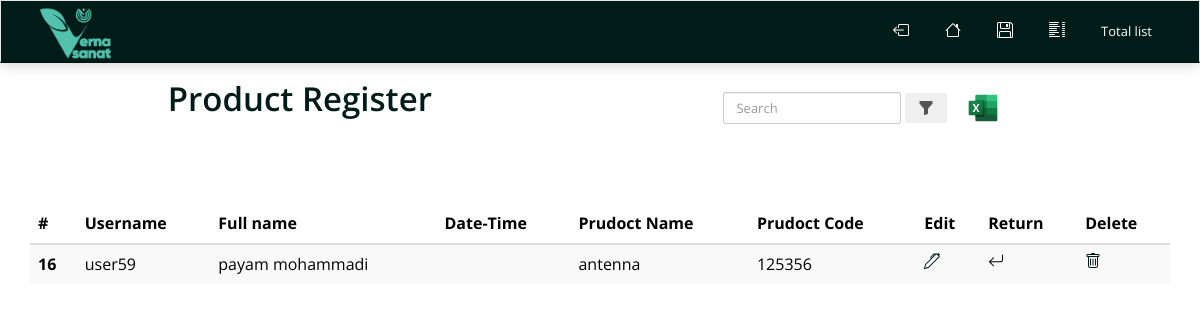
Before: /delivered-products/ (signed in) with the older database file.
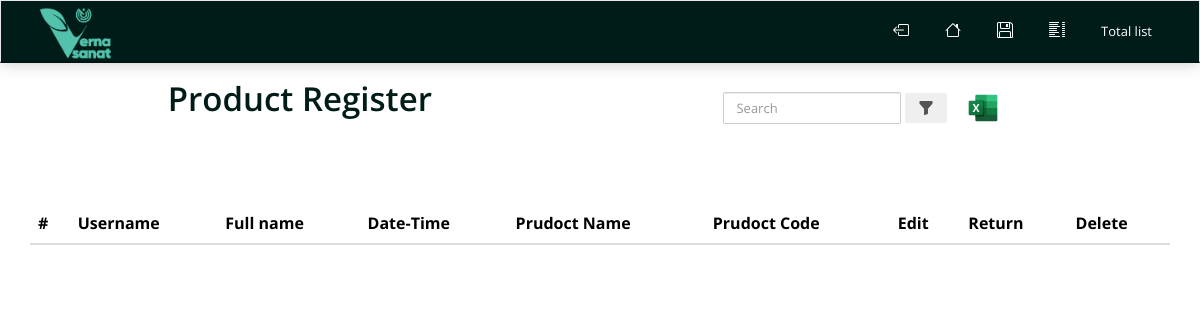
After: the same page with the newer database file.
### productRegister/models.py (models this page shows, shortened)
class productRegistrationModel(models.Model):
    user = models.ForeignKey(User,on_delete=models.CASCADE)
    first_last_name = models.CharField(max_length=200)
    prudoct_name = models.CharField(max_length=200)
    prudoct_code = models.CharField(max_length=200,blank=True,null=True)
    create = models.DateTimeField(auto_now=True)
    update = models.DateTimeField(auto_now_add=True)
    status = models.BooleanField(default=False)
    def get_jalali_date_create(self):
        return datetime2jalali(self.create)

### productRegister/views.py (the view)
# urls.py: path("delivered-products/",views.deliveredProducts,name="delivered-products"),
@login_required(login_url='/accounts/login/')
def deliveredProducts(request):
    if request.user.is_superuser:
        search_form_data = SearchBoxForm(request.GET)
        if search_form_data.is_valid():
            search_text_form = search_form_data.cleaned_data["search_text"]
            data = productRegistrationModel.objects.filter(Q(user__username__contains=search_text_form) | Q(first_last_name__contains=search_text_form) | Q(prudoct_name__contains=search_text_form) | Q(prudoct_code__contains=search_text_form))
        else:
            data = productRegistrationModel.objects.filter(status=False).order_by('-create')
        context = {"datas":data}
        return render(request,"productRegister/delivered-products.html",context)
    else:
        return redirect("productRegister:stop")

### productRegister/templates/productRegister/delivered-products.html (shortened to what this page needs)
{% block body %}
<div class="wrapper">
{% include "./header.html" %}
    <div class="container">
            <div style="display: flex;place-content: space-around;">
                <h1 style="color:#001C18">Product Register</h1>
                <nav class="navbar  navbar-light bg-light" style="margin-top: 1.5%;">
                  <div class="collapse navbar-collapse" id="navbarSupportedContent">
                    <form class="form-inline my-2 my-lg-0"  method="get">
                      <input class="form-control mr-sm-2" type="search" placeholder="Search" aria-label="Search" name="search_text">
                      <button class="btn btn-outline-success my-2 my-sm-0" type="submit"><svg xmlns="http://www.w3.org/2000/svg" width="16" height="16" fill="currentColor" class="bi bi-funnel-fill" viewBox="0 0 16 16">
                        <path d="M1.5 1.5A.5.5 0 0 1 2 1h12a.5.5 0 0 1 .5.5v2a.5.5 0 0 1-.128.334L10 8.692V13.5a.5.5 0 0 1-.342.474l-3 1A.5.5 0 0 1 6 14.5V8.692L1.628 3.834A.5.5 0 0 1 1.5 3.5z"/>
                      </svg></button>
                      <a class="btn btn-outline-success my-2 my-sm-0" href="{% url 'productRegister:export_excel' %}">
                      </a>
                    </form>
                  </div>
                </nav>
            </div>
            <br />
            <br />
            <table class="table table-striped" style="color:black;">
                <thead>
                    <tr>
                        <th scope="col">#</th>
                        <th scope="col">Username</th>
                        <th scope="col">Full name</th>
                        <th scope="col">Date-Time</th>
                        <th scope="col">Prudoct Name</th>
                        <th scope="col">Prudoct Code</th>
                        <th scope="col">Edit</th>
                        <th scope="col">Return</th>
                        <th scope="col">Delete</th>
                    </tr>
                </thead>
                <tbody>
                        {% for data in  datas%}
                      <tr>
                        <th scope="row">{{data.id}}</th>
                        <td>{{data.user.username}}</td>
                        <td>{{data.first_last_name}}</td>
                        <td>{{data.get_jalali_date_create}}</td>
                        <td>{{data.prudoct_name}}</td>
                        <td>{{data.prudoct_code}}</td>
                        <td>
                          <a href="{% url 'productRegister:productRegistrationEdit' data.id %}">
                          </a>
                          </td>
                        <td>
                      </td>
                      <td>
                          <a href="{% url 'productRegister:productRegistrationDelete' data.id %}">
                          </a>
                        </td>
                      </tr>
                      {% endfor %}
                    </tbody>
                  </table>
</div>
</div>
{% endblock body %}

Changed rows visible on the page:
removed productRegistrationModel: id "16", user.username "user59", first_last_name "payam mohammadi", prudoct_name "antenna", prudoct_code "125356"
